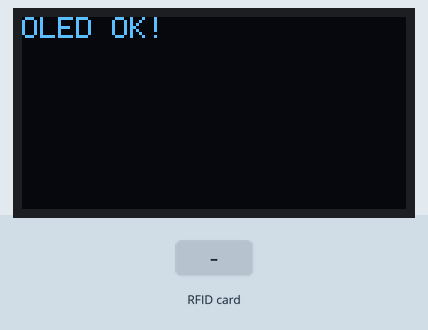
Simulated run of this sketch. Board: ESP32. Parts: 128×64 one-colour display. Inputs (shaded band) come from the test bench. What the sketch prints to the serial monitor is not drawn.

Above: at 0.6 s.
At 2.2 s:
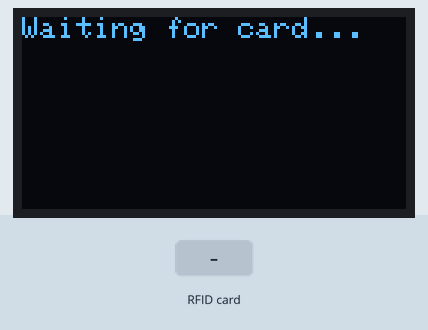
2.3 s: RFID card 5E 7A 19 C4 held to the reader
At 2.9 s:
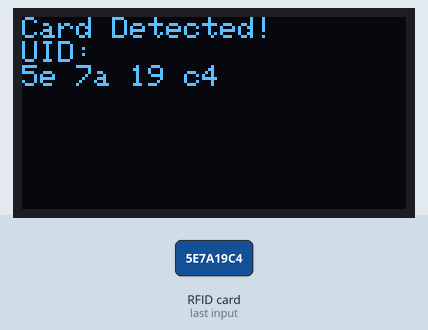
Timing chart, 0 to 5.3 s (numbered marks = the images above; inputs shaded):
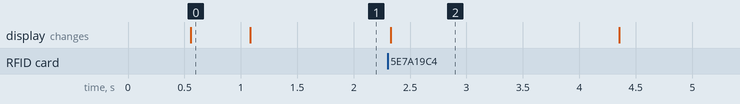

Measured:
- after the input at 2.3 s, the display: changes at once (image 2)
- what the display in image 0 shows lasts 0.5 s, from 0.6 s to 1.1 s
- what the display in image 2 shows lasts 2.1 s, from 2.3 s to 4.4 s

The sketch:

PN532i2cWITHoled.ino
```cpp
#include <Wire.h>
#include <Adafruit_PN532.h>
#include <Adafruit_GFX.h>
#include <Adafruit_SSD1306.h>

// === OLED 配置 ===
#define SCREEN_WIDTH 128
#define SCREEN_HEIGHT 64
#define OLED_RESET -1
#define OLED_ADDR 0x3C
Adafruit_SSD1306 display(SCREEN_WIDTH, SCREEN_HEIGHT, &Wire, OLED_RESET);

// === PN532 配置 ===
#define SDA_PIN 8
#define SCL_PIN 9
Adafruit_PN532 nfc(SDA_PIN, SCL_PIN);

void setup() {
  Serial.begin(115200);
  delay(500);

  // === 初始化 I2C 总线 ===
  Wire.begin(SDA_PIN, SCL_PIN);

  // === 初始化 OLED ===
  if (!display.begin(SSD1306_SWITCHCAPVCC, OLED_ADDR)) {
    Serial.println("OLED init failed!");
    for (;;)
      ;
  }
  display.clearDisplay();
  display.setTextSize(1);
  display.setTextColor(SSD1306_WHITE);
  display.setCursor(0, 0);
  display.println("OLED OK!");
  display.display();
  delay(500);

  // === 初始化 PN532 ===
  Serial.println("Initializing NFC...");
  nfc.begin();

  uint32_t versiondata = nfc.getFirmwareVersion();
  if (!versiondata) {
    Serial.println("Didn't find PN532 board");
    display.clearDisplay();
    display.setCursor(0, 0);
    display.println("PN532 not found!");
    display.display();
    while (1)
      ;
  }

  Serial.print("Found PN532, FW ver: ");
  Serial.print((versiondata >> 16) & 0xFF, DEC);
  Serial.print('.');
  Serial.println((versiondata >> 8) & 0xFF, DEC);

  nfc.SAMConfig();
  Serial.println("Waiting for NFC card...");
  display.clearDisplay();
  display.setCursor(0, 0);
  display.println("Waiting for card...");
  display.display();
}

void loop() {
  uint8_t uid[7];
  uint8_t uidLength;

  // === 检测 NFC 卡片 ===
  if (nfc.readPassiveTargetID(PN532_MIFARE_ISO14443A, uid, &uidLength)) {
    Serial.print("Found an NFC card with UID: ");

    // === 构造 UID 字符串 ===
    String uidStr = "";
    for (uint8_t i = 0; i < uidLength; i++) {
      Serial.print(uid[i], HEX);
      Serial.print(" ");
      if (uid[i] < 0x10) uidStr += "0";  // 补零
      uidStr += String(uid[i], HEX);
      if (i < uidLength - 1) uidStr += " ";
    }
    Serial.println();

    // === 在 OLED 上显示 UID ===
    display.clearDisplay();
    display.setCursor(0, 0);
    display.println("Card Detected!");
    display.println("UID:");
    display.println(uidStr);
    display.display();

    delay(2000);  // 停留2秒
    // 恢复等待状态提示
    display.clearDisplay();
    display.setCursor(0, 0);
    display.println("Waiting for card...");
    display.display();
  }
}
```
